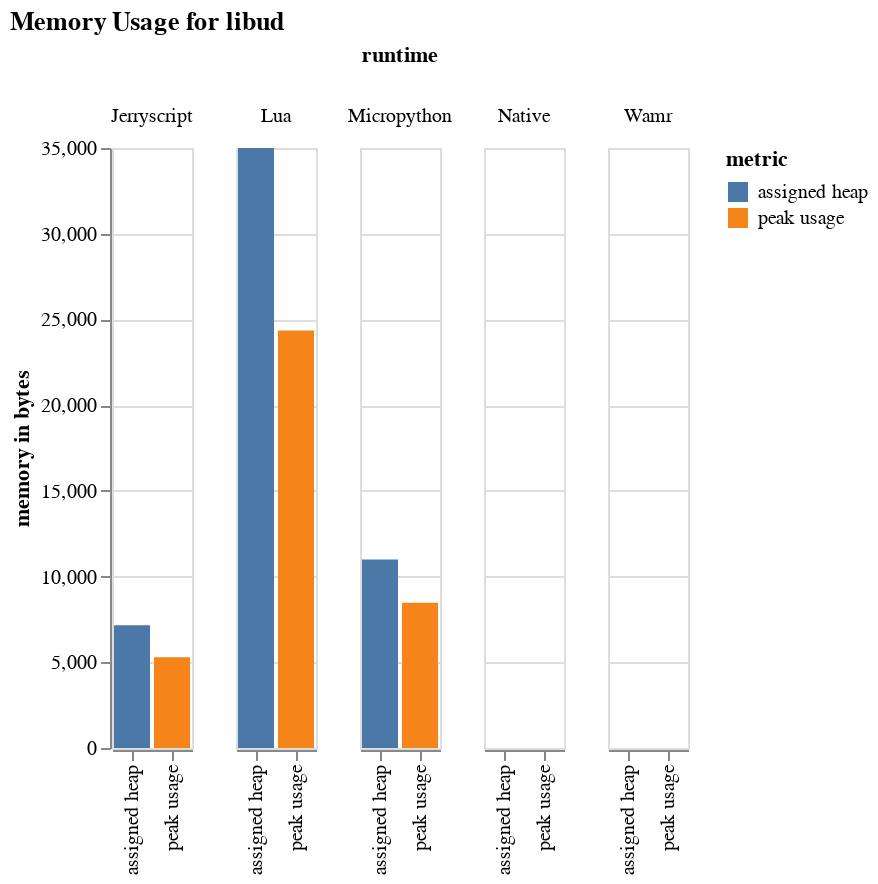
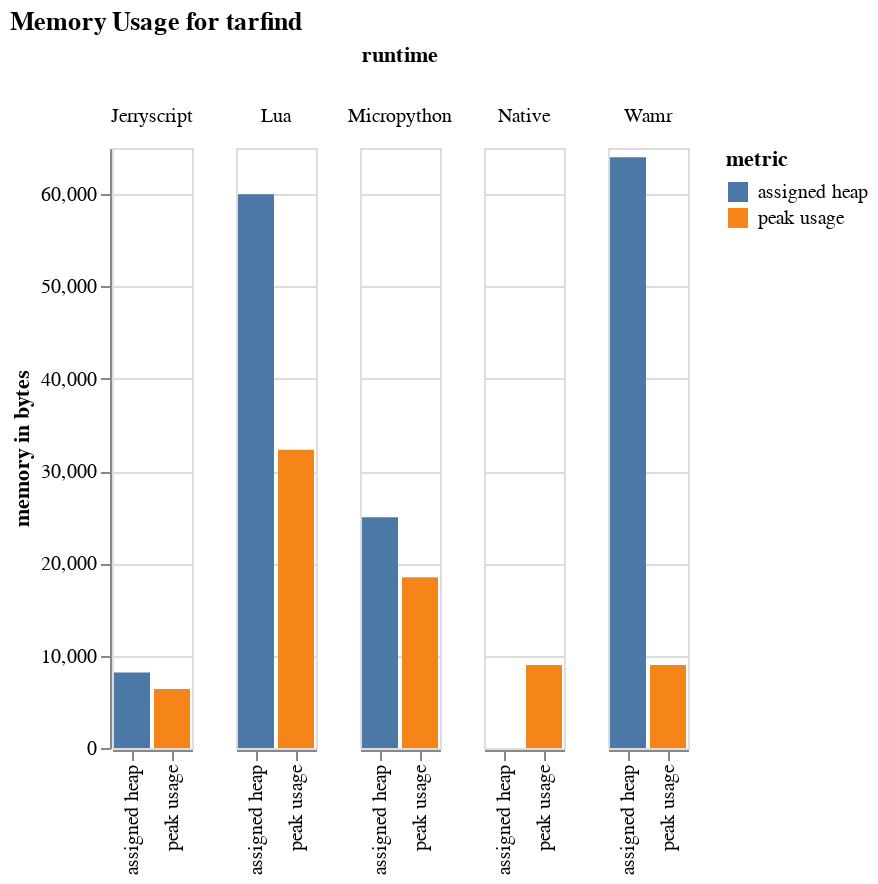
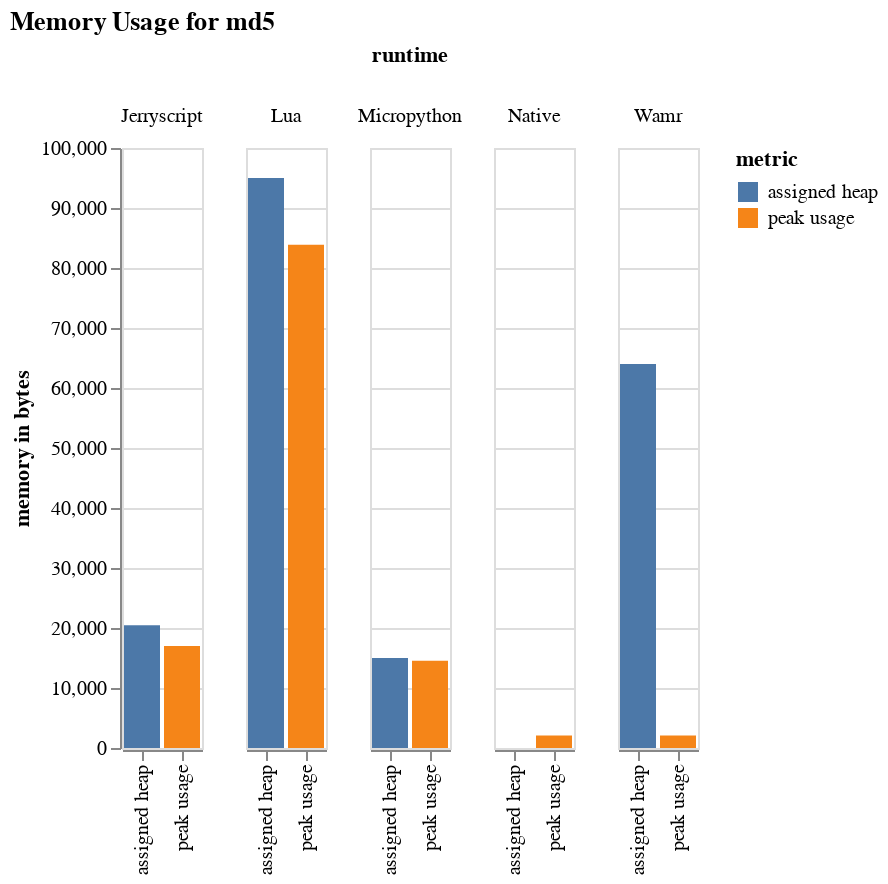
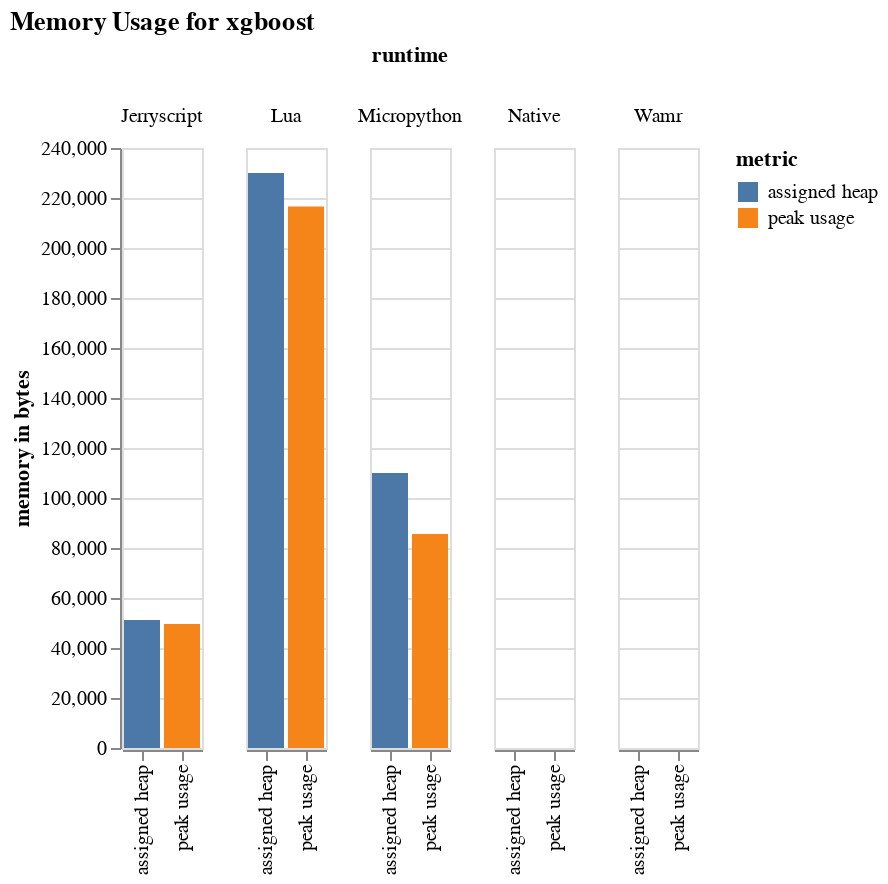

Here is the notebook cell these charts were saved with, in order:
### Code cell
benchmarks = df_split.get_column("Benchmark").unique().to_list()

# Loop through each benchmark and display its chart
for benchmark in benchmarks:
    chart = alt.Chart(
        df_split.filter(pl.col("Benchmark").eq(benchmark)),
        title=f"Memory Usage for {benchmark}"
    ).encode(
        alt.X("metric", title=""),
        alt.Y("value").title("memory in bytes"),
        alt.Column("runtime"),
        alt.Color("metric")
    ).mark_bar()
    
    chart.display(scaleFactor=2)

### Figure 1 — Vega-Lite specification as saved in the notebook (floating-point values rounded to 4 significant figures)
{"config": {"view": {"continuousWidth": 300, "continuousHeight": 300}}, "data": {"name": "data-238486db6335f2fda959573233592c95"}, "mark": {"type": "bar"}, "encoding": {"color": {"field": "metric", "type": "nominal"}, "column": {"field": "runtime", "type": "nominal"}, "x": {"field": "metric", "title": "", "type": "nominal"}, "y": {"field": "value", "title": "memory in bytes", "type": "quantitative"}}, "title": "Memory Usage for libud", "$schema": "https://vega.github.io/schema/vega-lite/v5.20.1.json", "datasets": {"data-238486db6335f2fda959573233592c95": [{"Benchmark": "libud", "runtime_and_metric": "Jerryscript - heap", "value": 7160, "runtime": "Jerryscript", "metric": "assigned heap"}, {"Benchmark": "libud", "runtime_and_metric": "Jerryscript - Usage", "value": 5296, "runtime": "Jerryscript", "metric": "peak usage"}, {"Benchmark": "libud", "runtime_and_metric": "Lua - heap", "value": 35000, "runtime": "Lua", "metric": "assigned heap"}, {"Benchmark": "libud", "runtime_and_metric": "Lua - Usage", "value": 24357, "runtime": "Lua", "metric": "peak usage"}, {"Benchmark": "libud", "runtime_and_metric": "Micropython - heap", "value": 11000, "runtime": "Micropython", "metric": "assigned heap"}, {"Benchmark": "libud", "runtime_and_metric": "Micropython - usage", "value": 8480, "runtime": "Micropython", "metric": "peak usage"}, {"Benchmark": "libud", "runtime_and_metric": "Native - heap", "value": 0, "runtime": "Native", "metric": "assigned heap"}, {"Benchmark": "libud", "runtime_and_metric": "Native - usage", "value": 0, "runtime": "Native", "metric": "peak usage"}, {"Benchmark": "libud", "runtime_and_metric": "Wamr - heap", "value": 0, "runtime": "Wamr", "metric": "assigned heap"}, {"Benchmark": "libud", "runtime_and_metric": "Wamr - usage", "value": 0, "runtime": "Wamr", "metric": "peak usage"}]}}

### Figure 2 — Vega-Lite specification as saved in the notebook (floating-point values rounded to 4 significant figures)
{"config": {"view": {"continuousWidth": 300, "continuousHeight": 300}}, "data": {"name": "data-2ecfd8bb9bd6a513ad8389fbec595a94"}, "mark": {"type": "bar"}, "encoding": {"color": {"field": "metric", "type": "nominal"}, "column": {"field": "runtime", "type": "nominal"}, "x": {"field": "metric", "title": "", "type": "nominal"}, "y": {"field": "value", "title": "memory in bytes", "type": "quantitative"}}, "title": "Memory Usage for tarfind", "$schema": "https://vega.github.io/schema/vega-lite/v5.20.1.json", "datasets": {"data-2ecfd8bb9bd6a513ad8389fbec595a94": [{"Benchmark": "tarfind", "runtime_and_metric": "Jerryscript - heap", "value": 8184, "runtime": "Jerryscript", "metric": "assigned heap"}, {"Benchmark": "tarfind", "runtime_and_metric": "Jerryscript - Usage", "value": 6392, "runtime": "Jerryscript", "metric": "peak usage"}, {"Benchmark": "tarfind", "runtime_and_metric": "Lua - heap", "value": 60000, "runtime": "Lua", "metric": "assigned heap"}, {"Benchmark": "tarfind", "runtime_and_metric": "Lua - Usage", "value": 32307, "runtime": "Lua", "metric": "peak usage"}, {"Benchmark": "tarfind", "runtime_and_metric": "Micropython - heap", "value": 25000, "runtime": "Micropython", "metric": "assigned heap"}, {"Benchmark": "tarfind", "runtime_and_metric": "Micropython - usage", "value": 18496, "runtime": "Micropython", "metric": "peak usage"}, {"Benchmark": "tarfind", "runtime_and_metric": "Native - heap", "value": 0, "runtime": "Native", "metric": "assigned heap"}, {"Benchmark": "tarfind", "runtime_and_metric": "Native - usage", "value": 8995, "runtime": "Native", "metric": "peak usage"}, {"Benchmark": "tarfind", "runtime_and_metric": "Wamr - heap", "value": 64000, "runtime": "Wamr", "metric": "assigned heap"}, {"Benchmark": "tarfind", "runtime_and_metric": "Wamr - usage", "value": 8995, "runtime": "Wamr", "metric": "peak usage"}]}}

### Figure 3 — Vega-Lite specification as saved in the notebook (floating-point values rounded to 4 significant figures)
{"config": {"view": {"continuousWidth": 300, "continuousHeight": 300}}, "data": {"name": "data-c2ffd023eca08fc1ed5ecff73e46fa24"}, "mark": {"type": "bar"}, "encoding": {"color": {"field": "metric", "type": "nominal"}, "column": {"field": "runtime", "type": "nominal"}, "x": {"field": "metric", "title": "", "type": "nominal"}, "y": {"field": "value", "title": "memory in bytes", "type": "quantitative"}}, "title": "Memory Usage for md5", "$schema": "https://vega.github.io/schema/vega-lite/v5.20.1.json", "datasets": {"data-c2ffd023eca08fc1ed5ecff73e46fa24": [{"Benchmark": "md5", "runtime_and_metric": "Jerryscript - heap", "value": 20472, "runtime": "Jerryscript", "metric": "assigned heap"}, {"Benchmark": "md5", "runtime_and_metric": "Jerryscript - Usage", "value": 16992, "runtime": "Jerryscript", "metric": "peak usage"}, {"Benchmark": "md5", "runtime_and_metric": "Lua - heap", "value": 95000, "runtime": "Lua", "metric": "assigned heap"}, {"Benchmark": "md5", "runtime_and_metric": "Lua - Usage", "value": 83882, "runtime": "Lua", "metric": "peak usage"}, {"Benchmark": "md5", "runtime_and_metric": "Micropython - heap", "value": 15000, "runtime": "Micropython", "metric": "assigned heap"}, {"Benchmark": "md5", "runtime_and_metric": "Micropython - usage", "value": 14528, "runtime": "Micropython", "metric": "peak usage"}, {"Benchmark": "md5", "runtime_and_metric": "Native - heap", "value": 0, "runtime": "Native", "metric": "assigned heap"}, {"Benchmark": "md5", "runtime_and_metric": "Native - usage", "value": 2080, "runtime": "Native", "metric": "peak usage"}, {"Benchmark": "md5", "runtime_and_metric": "Wamr - heap", "value": 64000, "runtime": "Wamr", "metric": "assigned heap"}, {"Benchmark": "md5", "runtime_and_metric": "Wamr - usage", "value": 2080, "runtime": "Wamr", "metric": "peak usage"}]}}

### Figure 4 — Vega-Lite specification as saved in the notebook (floating-point values rounded to 4 significant figures)
{"config": {"view": {"continuousWidth": 300, "continuousHeight": 300}}, "data": {"name": "data-9228cdaa6adc732cc3072bec554925a4"}, "mark": {"type": "bar"}, "encoding": {"color": {"field": "metric", "type": "nominal"}, "column": {"field": "runtime", "type": "nominal"}, "x": {"field": "metric", "title": "", "type": "nominal"}, "y": {"field": "value", "title": "memory in bytes", "type": "quantitative"}}, "title": "Memory Usage for xgboost", "$schema": "https://vega.github.io/schema/vega-lite/v5.20.1.json", "datasets": {"data-9228cdaa6adc732cc3072bec554925a4": [{"Benchmark": "xgboost", "runtime_and_metric": "Jerryscript - heap", "value": 51192, "runtime": "Jerryscript", "metric": "assigned heap"}, {"Benchmark": "xgboost", "runtime_and_metric": "Jerryscript - Usage", "value": 49560, "runtime": "Jerryscript", "metric": "peak usage"}, {"Benchmark": "xgboost", "runtime_and_metric": "Lua - heap", "value": 230000, "runtime": "Lua", "metric": "assigned heap"}, {"Benchmark": "xgboost", "runtime_and_metric": "Lua - Usage", "value": 216642, "runtime": "Lua", "metric": "peak usage"}, {"Benchmark": "xgboost", "runtime_and_metric": "Micropython - heap", "value": 110000, "runtime": "Micropython", "metric": "assigned heap"}, {"Benchmark": "xgboost", "runtime_and_metric": "Micropython - usage", "value": 85632, "runtime": "Micropython", "metric": "peak usage"}, {"Benchmark": "xgboost", "runtime_and_metric": "Native - heap", "value": 0, "runtime": "Native", "metric": "assigned heap"}, {"Benchmark": "xgboost", "runtime_and_metric": "Native - usage", "value": 0, "runtime": "Native", "metric": "peak usage"}, {"Benchmark": "xgboost", "runtime_and_metric": "Wamr - heap", "value": 0, "runtime": "Wamr", "metric": "assigned heap"}, {"Benchmark": "xgboost", "runtime_and_metric": "Wamr - usage", "value": 0, "runtime": "Wamr", "metric": "peak usage"}]}}
